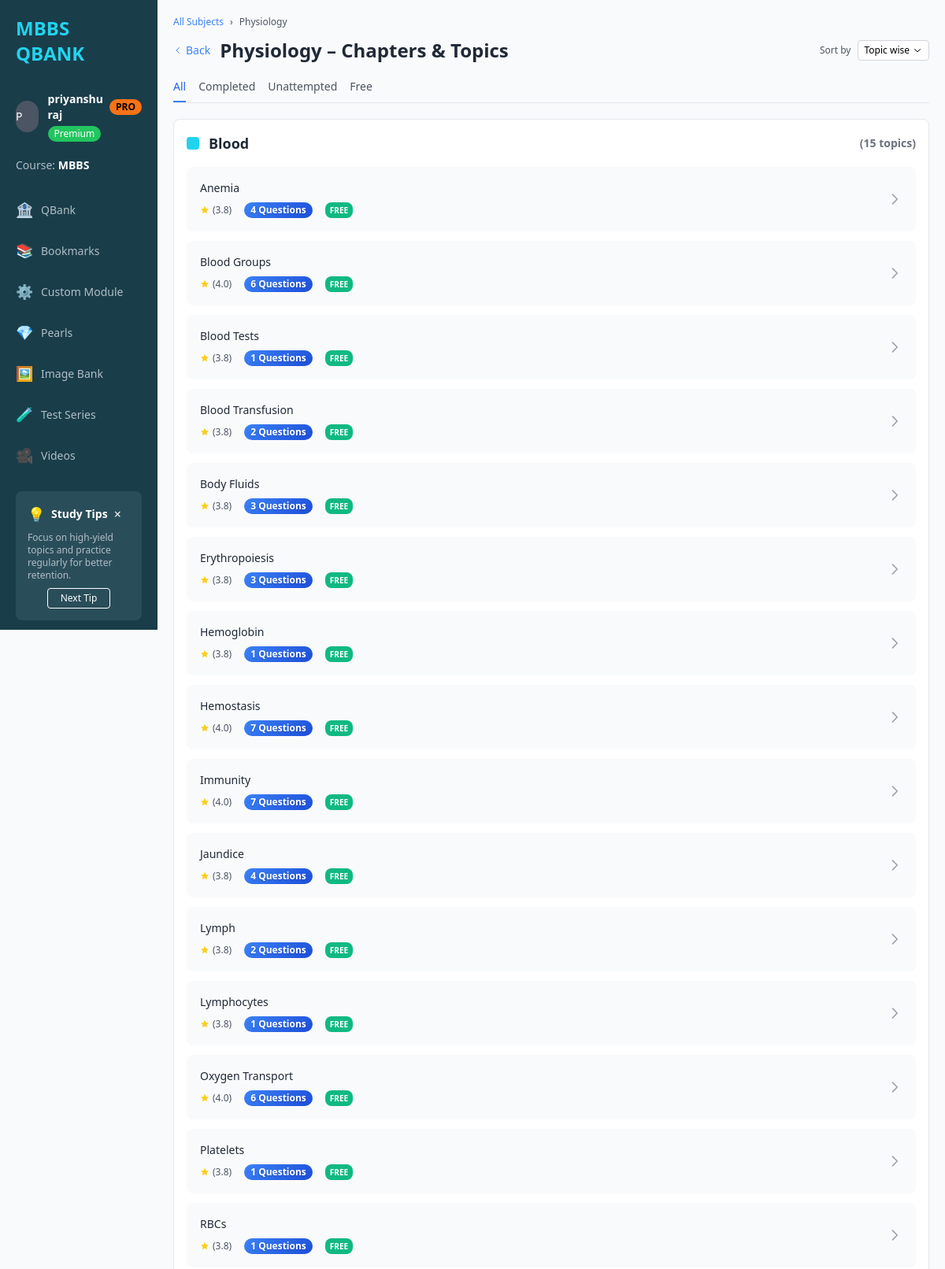
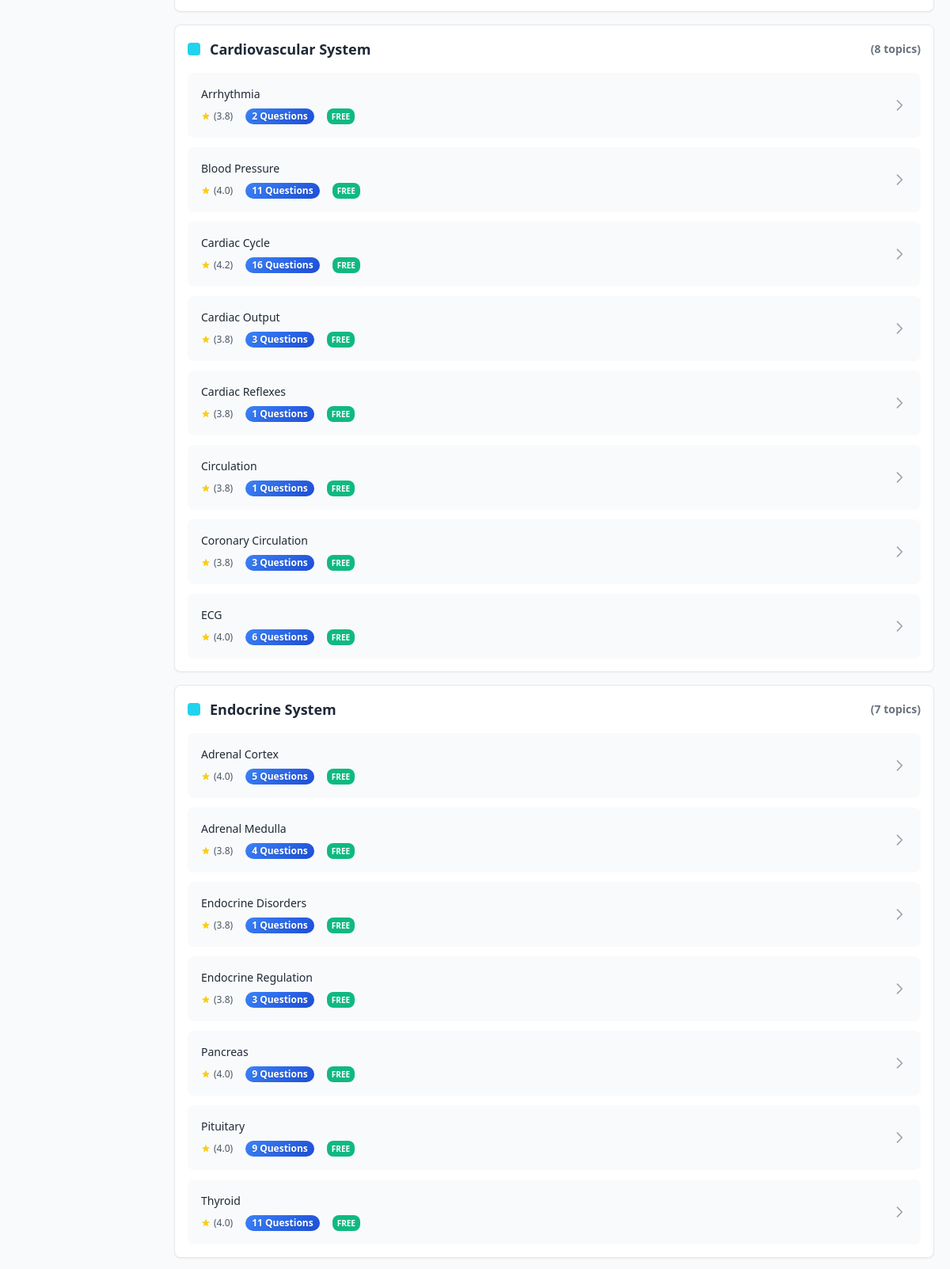
The app's page /subject/Physiology (signed in, upper part) with its own data (2 pictures, top to bottom).
### tables this page shows
CREATE TABLE "qbank" (
        id INTEGER PRIMARY KEY AUTOINCREMENT,
        subject TEXT,
        exam_type TEXT,
        year TEXT,
        category TEXT,
        chapter TEXT,
        topic TEXT,
        subtopic TEXT,
        question TEXT,
        answer TEXT
    , is_premium INTEGER DEFAULT 1);

### app.py (the view)
@app.route('/subject/<subject_name>')
def show_subject(subject_name):
    conn = get_db_connection()
    user_id = session.get('user_id')
    chapters = conn.execute(
        '''
        SELECT DISTINCT chapter
        FROM qbank
        WHERE LOWER(subject) = ? AND chapter != ""
        ORDER BY chapter
        ''',
        (subject_name.lower(),)
    ).fetchall()
    chapters_with_topics = []
    for row in chapters:
        chapter = row['chapter']
        topics = conn.execute(
            '''
            SELECT DISTINCT topic
            FROM qbank
            WHERE LOWER(subject) = ? AND chapter = ? AND topic != ""
            ORDER BY topic
            ''',
            (subject_name.lower(), chapter)
        ).fetchall()
        enhanced_topics = []
        for topic_row in topics:
            topic_name = topic_row['topic']
            question_count = get_question_count(conn, subject_name, topic_name)
            is_completed = is_topic_completed(conn, user_id, subject_name, topic_name)
            topic_requires_login = is_topic_login_required(subject_name, topic_name)
            show_lock = topic_requires_login and not user_id  # Only show lock if login required AND user not logged in
            if question_count >= 50:
                rating = 4.8
            elif question_count >= 30:
                rating = 4.5
            elif question_count >= 15:
                rating = 4.2
            elif question_count >= 5:
                rating = 4.0
            else:
                rating = 3.8
            if show_lock:
                status = 'LOGIN REQUIRED'
            else:
                status = 'FREE'
            topic_data = {
                'name': topic_name,
                'question_count': question_count,
                'rating': rating,
                'status': status,
                'completed': is_completed,
                'requires_login': show_lock  # This controls the lock icon
            }
            enhanced_topics.append(topic_data)
        chapters_with_topics.append({
            'chapter': chapter,
            'topics': enhanced_topics
        })
    conn.close()
    return render_template('subject_chapters.html',
                           subject=subject_name.title(),
                           chapters=chapters_with_topics)

### app.py (called while the page is built)
def get_db_connection():
    conn = sqlite3.connect(DB_FILE)
    conn.row_factory = sqlite3.Row
    return conn

def is_topic_login_required(subject, topic):
    conn = get_db_connection()
    try:
        result = conn.execute('''
            SELECT DISTINCT is_premium
            FROM qbank
            WHERE LOWER(subject) = ? AND LOWER(topic) = ?
            LIMIT 1
        ''', (subject.lower(), topic.lower())).fetchone()
        return result and result['is_premium'] == 1
    finally:
        conn.close()

def get_question_count(conn, subject_name, topic_name):
    result = conn.execute(
        'SELECT COUNT(*) as count FROM qbank WHERE LOWER(subject) = ? AND topic = ?',
        (subject_name.lower(), topic_name)
    ).fetchone()
    return result['count'] if result else 0

def is_topic_completed(conn, user_id, subject, topic):
    if not user_id:
        return False
    result = conn.execute(
        'SELECT id FROM topic_completion WHERE user_id = ? AND LOWER(subject) = ? AND topic = ?',
        (user_id, subject.lower(), topic)
    ).fetchone()
    return result is not None

### templates/subject_chapters.html (shortened to what this page needs)
<!DOCTYPE html>
<html lang="en">
<head>
    <script src="https://cdn.tailwindcss.com"></script>
</head>
<body class="bg-gray-50 min-h-screen flex">
    <nav class="sidebar text-white" role="navigation" aria-label="Main navigation">
        <div class="px-5 pb-8">
            <a href="{{ url_for('home') }}" class="text-2xl font-bold text-cyan-400 no-underline sidebar-brand">MBBS QBANK</a>
        </div>
        <div class="px-5 pb-5">
            <div class="flex items-center space-x-3">
                <div class="w-10 h-10 bg-gray-600 rounded-full flex items-center justify-content">
                    <span class="text-sm font-medium" aria-hidden="true">
                        {% if session.username %}
                            {{ session.username[0].upper() }}
                        {% else %}
                            S
                        {% endif %}
                    </span>
                </div>
                <div>
                    <div class="flex items-center space-x-2">
                        <span class="font-semibold text-sm">
                            {% if session.username %}
                                {{ session.username }}
                            {% else %}
                                Student
                            {% endif %}
                        </span>
                        <span class="bg-orange-500 text-black text-xs px-2 py-0.5 rounded-xl font-bold">PRO</span>
                    </div>
                    <div class="text-xs bg-green-500 text-white px-2 py-0.5 rounded-xl mt-1 inline-block">Premium</div>
                </div>
            </div>
        </div>
        <div class="px-5 pb-5">
            <div class="text-sm" style="color: #b0bec5;">Course: <strong class="text-white">MBBS</strong></div>
        </div>
        <div class="flex-1">
            <ul class="list-none">
                <li>
                    <a href="{{ url_for('home') }}" class="nav-item">
                        <span class="text-lg">🏦</span>
                        <span>QBank</span>
                    </a>
                </li>
                <li>
                    {% if session.user_id %}
                        <a href="{{ url_for('bookmarks') }}" class="nav-item">
                            <span class="text-lg">📚</span>
                            <span>Bookmarks</span>
                        </a>
                    {% else %}
                        <button class="nav-item w-full text-left">
                            <span class="text-lg">📚</span>
                            <span>Bookmarks</span>
                        </button>
                    {% endif %}
                </li>
                <li>
                    <button class="nav-item w-full text-left">
                        <span class="text-lg">⚙️</span>
                        <span>Custom Module</span>
                    </button>
                </li>
                <li>
                    <button class="nav-item w-full text-left">
                        <span class="text-lg">💎</span>
                        <span>Pearls</span>
                    </button>
                </li>
                <li>
                    <button class="nav-item w-full text-left">
                        <span class="text-lg">🖼️</span>
                        <span>Image Bank</span>
                    </button>
                </li>
                <li>
                    <button class="nav-item w-full text-left">
                        <span class="text-lg">🧪</span>
                        <span>Test Series</span>
                    </button>
                </li>
                <li>
                    <button class="nav-item w-full text-left">
                        <span class="text-lg">🎥</span>
                        <span>Videos</span>
                    </button>
                </li>
            </ul>
        </div>
        <div class="tips-section">
            <div class="flex items-center space-x-2 mb-2">
                <span class="text-lg">💡</span>
                <span class="font-bold text-sm text-white">Study Tips</span>
                <button class="ml-auto text-white text-base" aria-label="Close tip">×</button>
            </div>
            <p class="text-xs" style="color: #b0bec5; margin-bottom: 8px;">
                Focus on high-yield topics and practice regularly for better retention.
            </p>
            <div class="text-center">
                <button class="bg-transparent border border-white text-white py-1 px-4 rounded text-xs hover:bg-white hover:text-slate-800 transition-colors">
                    Next Tip
                </button>
            </div>
        </div>
    </nav>
    <main class="main-content flex-1 p-5" role="main">
        <nav class="flex items-center space-x-2 mb-3 text-xs text-gray-600" aria-label="Breadcrumb">
            <a href="{{ url_for('home') }}" class="text-blue-500 hover:underline">All Subjects</a>
            <span aria-hidden="true">›</span>
            <span>{{ subject }}</span>
        </nav>
        <div class="flex items-center justify-between mb-5">
            <div class="flex items-center space-x-3">
                <a href="{{ url_for('home') }}" class="text-blue-500 hover:text-blue-600 flex items-center" aria-label="Back to all subjects">
                    <svg class="w-3 h-3 mr-1" fill="none" stroke="currentColor" viewBox="0 0 24 24" aria-hidden="true">
                        <path stroke-linecap="round" stroke-linejoin="round" stroke-width="2" d="M15 19l-7-7 7-7"></path>
                    </svg>
                    <span class="text-sm">Back</span>
                </a>
                <h1 class="text-2xl font-bold text-gray-800">{{ subject }} – Chapters & Topics</h1>
            </div>
            <div class="flex items-center space-x-2">
                <span class="text-xs text-gray-600">Sort by</span>
                <div class="relative dropdown">
                    <button class="bg-white border border-gray-300 rounded px-2 py-1 text-xs flex items-center space-x-1" aria-haspopup="true" aria-expanded="false">
                        <span>Topic wise</span>
                        <svg class="w-3 h-3" fill="none" stroke="currentColor" viewBox="0 0 24 24" aria-hidden="true">
                            <path stroke-linecap="round" stroke-linejoin="round" stroke-width="2" d="M19 9l-7 7-7-7"></path>
                        </svg>
                    </button>
                </div>
            </div>
        </div>
        <div class="flex space-x-4 mb-5 border-b">
            <button class="pb-2 border-b-2 border-blue-500 text-blue-600 font-medium text-sm" aria-current="true">All</button>
            <button class="pb-2 border-b-2 border-transparent text-gray-600 hover:text-gray-800 text-sm">Completed</button>
            <button class="pb-2 border-b-2 border-transparent text-gray-600 hover:text-gray-800 text-sm">Unattempted</button>
            <button class="pb-2 border-b-2 border-transparent text-gray-600 hover:text-gray-800 text-sm">Free</button>
        </div>
        {% if chapters %}
            {% for chapter in chapters %}
                <div class="bg-white rounded-lg shadow-sm border border-gray-200 p-4 mb-4">
                    <h2 class="text-lg font-semibold text-gray-800 mb-4 flex items-center">
                        <div class="w-4 h-4 bg-cyan-400 rounded mr-3"></div>
                        {{ chapter.chapter }}
                        <span class="ml-auto text-sm text-gray-500">({{ chapter.topics|length }} topics)</span>
                    </h2>
                    <div class="space-y-3">
                        {% for topic in chapter.topics %}
                            <a href="{{ url_for('show_topic', subject_name=subject, topic_name=topic.name) }}"
                               class="block bg-gray-50 rounded-lg p-4 hover:bg-blue-50 hover:transform hover:translate-x-1 transition-all duration-300 border border-transparent hover:border-blue-200 {% if session.user_id and topic.completed %}topic-completed{% endif %}">
                                <div class="flex items-center space-x-4">
                                    <div class="flex-1 min-w-0">
                                        <h3 class="font-medium text-gray-800 text-sm mb-2">
                                            {% if topic.requires_login %}🔒{% endif %} {{ topic.name }}
                                        </h3>
                                        <div class="flex items-center space-x-4 text-xs">
                                            <div class="rating-display">
                                                <span class="text-gray-600">({{ topic.rating }})</span>
                                            </div>
                                            <span class="question-count">{{ topic.question_count }} Questions</span>
                                            <span class="status-badge {% if topic.status == 'PRO' %}status-pro{% else %}status-free{% endif %}">
                                                {{ topic.status }}
                                            </span>
                                        </div>
                                    </div>
                                    <div class="flex-shrink-0">
                                        <svg class="w-5 h-5 text-gray-400" fill="none" stroke="currentColor" viewBox="0 0 24 24">
                                            <path stroke-linecap="round" stroke-linejoin="round" stroke-width="2" d="M9 5l7 7-7 7"></path>
                                        </svg>
                                    </div>
                                </div>
                            </a>
                        {% endfor %}
                    </div>
                </div>
            {% endfor %}
        {% else %}
            <div class="bg-white rounded-lg shadow-sm border border-gray-200 p-8 text-center">
                <div class="text-6xl mb-4">📚</div>
                <h3 class="text-lg font-medium text-gray-800 mb-2">No chapters available</h3>
                <p class="text-gray-600 text-sm">No chapters found for {{ subject }}. Please check back later.</p>
            </div>
        {% endif %}
    </main>
</body>
</html>

### templates/subject_chapters.html (style rules this page uses)
.sidebar { position: fixed; top: 0; left: 0; width: 200px; height: 100vh; background-color: #1a3d4a; color: white; display: flex; flex-direction: column; overflow-y: auto; padding: 20px 0; }
.main-content { margin-left: 200px; }
.nav-item { transition: all 0.3s ease; padding: 12px 20px; cursor: pointer; color: #b0bec5; font-size: 14px; display: flex; align-items: center; gap: 10px; text-decoration: none; }
.tips-section { margin: 20px; background-color: #2a4d5a; border-radius: 8px; padding: 15px; font-size: 12px; }
.question-count { background: linear-gradient(135deg, #3b82f6 0%, #1d4ed8 100%); color: white; padding: 2px 8px; border-radius: 12px; font-size: 12px; font-weight: 600; text-shadow: 0 1px 2px rgba(0,0,0,0.2); }
.rating-display { display: flex; align-items: center; gap: 4px; }
.status-badge { font-size: 10px; font-weight: 600; padding: 2px 6px; border-radius: 8px; text-transform: uppercase; }
.status-free { background-color: #10b981; color: white; }

### records on screen
qbank: name "Blood Tests", rating "3.8", question_count "1", status "FREE"
qbank: name "Hemoglobin", rating "3.8", question_count "1", status "FREE"
qbank: name "RBCs", rating "3.8", question_count "1", status "FREE"
qbank: name "Cardiac Reflexes", rating "3.8", question_count "1", status "FREE"
qbank: name "Circulation", rating "3.8", question_count "1", status "FREE"
qbank: name "Endocrine Disorders", rating "3.8", question_count "1", status "FREE"

### other values on screen
{{ session.username[0].upper() }} "P"
{{ session.username }} "priyanshu raj"
{{ subject }} "Physiology"
{{ chapter.chapter }} "Blood" "Cardiovascular System" "Endocrine System"
{{ chapter.topics|length }} "15" "8" "7"
{{ topic.name }} "Anemia" "Blood Groups" "Blood Transfusion" "Body Fluids" "Erythropoiesis" "Hemostasis" "Immunity" "Jaundice" "Lymph" "Lymphocytes" "Oxygen Transport" "Platelets" "Arrhythmia" "Blood Pressure" "Cardiac Cycle" "Cardiac Output" "Coronary Circulation" "ECG" "Adrenal Cortex" "Adrenal Medulla" "Endocrine Regulation" "Pancreas" "Pituitary" "Thyroid"
{{ topic.rating }} "3.8" "4.0" "3.8" "3.8" "3.8" "4.0" "4.0" "3.8" "3.8" "3.8" "4.0" "3.8" "3.8" "4.0" "4.2" "3.8" "3.8" "4.0" "4.0" "3.8" "3.8" "4.0" "4.0" "4.0"
{{ topic.question_count }} "4" "6" "2" "3" "3" "7" "7" "4" "2" "1" "6" "1" "2" "11" "16" "3" "3" "6" "5" "4" "3" "9" "9" "11"
{{ topic.status }} "FREE" "FREE" "FREE" "FREE" "FREE" "FREE" "FREE" "FREE" "FREE" "FREE" "FREE" "FREE" "FREE" "FREE" "FREE" "FREE" "FREE" "FREE" "FREE" "FREE" "FREE" "FREE" "FREE" "FREE"
